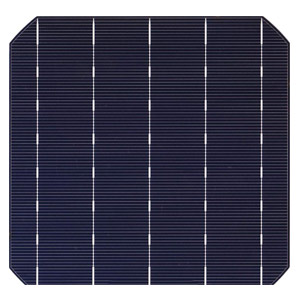
#> input picture Simulation/FEM_ForRef/images/5bb_solarcell.jpg, 300 x 300 px, found by its file name
$ jupyter execute cell_img_to_grid.ipynb
#> lines starting #> are read from the running program, lines starting #| are printed output that depends on the picture; after the words box and inside, x2 and y2 are one past the last pixel; in counts of white or black regions, pixels touching at a corner belong together
[cell 1]
import cv2
import numpy as np
import matplotlib.pyplot as plt

[cell 2]
# Load the image
image_path = "images\\5bb_solarcell.jpg"
image = cv2.imread(image_path)
#> image is the input picture: shape (300, 300, 3); mean B, G, R 95.2, 78.1, 78.8
gray = cv2.cvtColor(image, cv2.COLOR_BGR2GRAY)
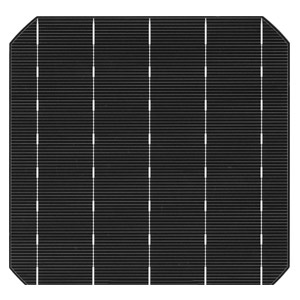
#> gray: shape (300, 300); min 2, max 255, mean 80.2

[cell 3]
# Preprocessing
#blurred = cv2.GaussianBlur(gray, (5, 5), 0)
edges = cv2.Canny(gray, 50, 100)
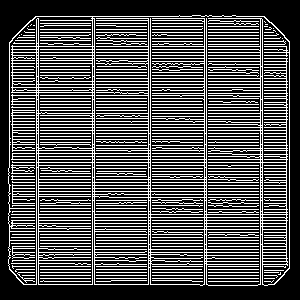
#> edges: shape (300, 300); 30.1% white in thin lines or dots, all inside (x1, y1, x2, y2) = (8, 15, 290, 286)

[cell 4]
plt.imshow(edges, cmap='gray')

[cell 5]
# Line detection using Hough Transform
lines = cv2.HoughLinesP(edges, 1, np.pi / 180, threshold=100, minLineLength=50, maxLineGap=10)
#> lines = 118 rows, first 6: [9, 130, 289, 130], [9, 104, 289, 104], [8, 223, 289, 223], [8, 220, 289, 220], [9, 240, 289, 240], [148, 284, 148, 16]

[cell 6]
# Separate bus bars and fingers based on orientation
bus_bars = []
fingers = []
if lines is not None:
    for line in lines:
        x1, y1, x2, y2 = line[0]
        angle = np.abs(np.arctan2((y2 - y1), (x2 - x1)) * 180 / np.pi)
        if angle < 10 or angle > 170:  # Near-horizontal lines
            fingers.append((x1, y1, x2, y2))
        elif 80 < angle < 100:  # Near-vertical lines
            bus_bars.append((x1, y1, x2, y2))
#> this loop made 118 passes
#> (x1, y1, x2, y2, angle) on passes 1 to 12: (9, 130, 289, 130, 0), (9, 104, 289, 104, 0), (8, 223, 289, 223, 0), (8, 220, 289, 220, 0), (9, 240, 289, 240, 0), (148, 284, 148, 16, 90), (9, 194, 289, 194, 0), (8, 214, 289, 214, 0), (9, 162, 289, 162, 0), (9, 191, 289, 191, 0), (9, 165, 289, 165, 0), (9, 156, 289, 156, 0)
#> after the loop, bus_bars = [(148, 284, 148, 16), (260, 284, 260, 19), (38, 283, 38, 18), (262, 284, 262, 19), (36, 283, 36, 19), (206, 283, 206, 15), (289, 268, 289, 42), (204, 283, 204, 19), (92, 283, 92, 17), (286, 271, 286, 39), (94, 283, 94, 19), (150, 283, 150, 19), (9, 268, 9, 42)]; fingers = 105 items, first 6: (9, 130, 289, 130), (9, 104, 289, 104), (8, 223, 289, 223), (8, 220, 289, 220), (9, 240, 289, 240), (9, 194, 289, 194)

[cell 7]
# Find intersections between bus bars and fingers
def find_intersection(line1, line2):
    x1, y1, x2, y2 = line1
    x3, y3, x4, y4 = line2

    # Line equations
    A1 = y2 - y1
    B1 = x1 - x2
    C1 = A1 * x1 + B1 * y1

    A2 = y4 - y3
    B2 = x3 - x4
    C2 = A2 * x3 + B2 * y3

    determinant = A1 * B2 - A2 * B1

    if determinant == 0:
        return None  # Parallel lines

    # Intersection point
    x = (B2 * C1 - B1 * C2) / determinant
    y = (A1 * C2 - A2 * C1) / determinant
    return int(x), int(y)

[cell 8]
intersections = []
for bus_bar in bus_bars:
    for finger in fingers:
        intersection = find_intersection(bus_bar, finger)
        if intersection:
            intersections.append(intersection)
#> this loop made 13 passes

[cell 9]
# Visualize the results
output_image = image.copy()
for x1, y1, x2, y2 in bus_bars:
    cv2.line(output_image, (x1, y1), (x2, y2), (0, 255, 0), 2)
#> this loop made 13 passes
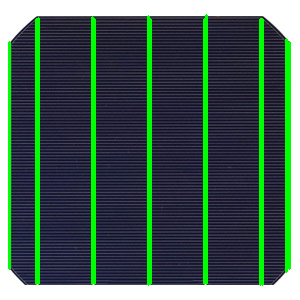
#> output_image: shape (300, 300, 3); 9.72% of pixels changed, all inside (x1, y1, x2, y2) = (8, 14, 291, 286)
for x1, y1, x2, y2 in fingers:
    cv2.line(output_image, (x1, y1), (x2, y2), (255, 0, 0), 2)
#> this loop made 105 passes
#> (x1, y1, x2, y2) on passes 1 to 12: (9, 130, 289, 130), (9, 104, 289, 104), (8, 223, 289, 223), (8, 220, 289, 220), (9, 240, 289, 240), (9, 194, 289, 194), (8, 214, 289, 214), (9, 162, 289, 162), (9, 191, 289, 191), (9, 165, 289, 165), (9, 156, 289, 156), (9, 49, 289, 49)
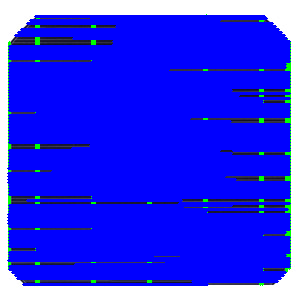
#> output_image: shape (300, 300, 3); mean B, G, R 240.6, 46, 43
for x, y in intersections:
    cv2.circle(output_image, (x, y), 5, (0, 0, 255), -1)
#> this loop made 1365 passes
#> y on passes 1 to 3: 130, 104, 223
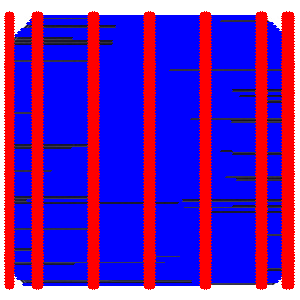
#> output_image: shape (300, 300, 3); mean B, G, R 182, 34.4, 98.2

[cell 10]
plt.imshow(output_image)

[cell 11]
# Save and display
cv2.imwrite("/mnt/data/detected_lines.png", output_image)
#cv2.imshow("Detected Lines and Intersections", output_image)
plt.imshow(output_image)

[cell 12]
# Create a blank white grid
grid_height, grid_width = gray.shape
grid_image = np.ones((grid_height, grid_width, 3), dtype=np.uint8) * 255

# Draw bus bars, fingers, and intersections on the grid
for x1, y1, x2, y2 in bus_bars:
    cv2.line(grid_image, (x1, y1), (x2, y2), (0, 255, 0), 2)  # Green for bus bars
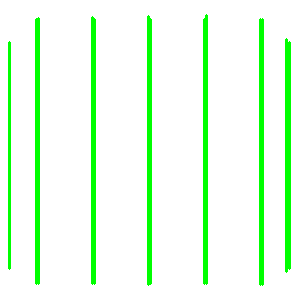
#> grid_image: shape (300, 300, 3); mean of channels 0, 1, 2 230.2, 255, 230.2; drawn as B, G, R
for x1, y1, x2, y2 in fingers:
    cv2.line(grid_image, (x1, y1), (x2, y2), (255, 0, 0), 2)  # Blue for fingers
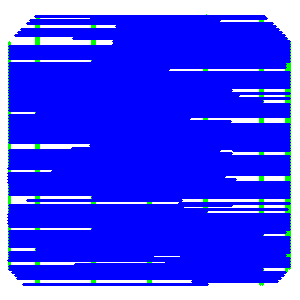
#> grid_image: shape (300, 300, 3); mean of channels 0, 1, 2 251.9, 58.6, 55.5; drawn as B, G, R
for x, y in intersections:
    cv2.circle(grid_image, (x, y), 5, (0, 0, 255), -1)  # Red dots for intersections
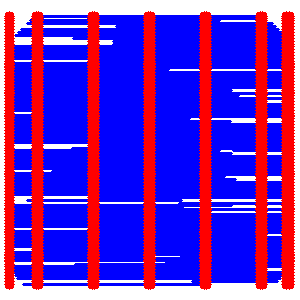
#> grid_image: shape (300, 300, 3); mean of channels 0, 1, 2 191.2, 44.7, 108.4; drawn as B, G, R
